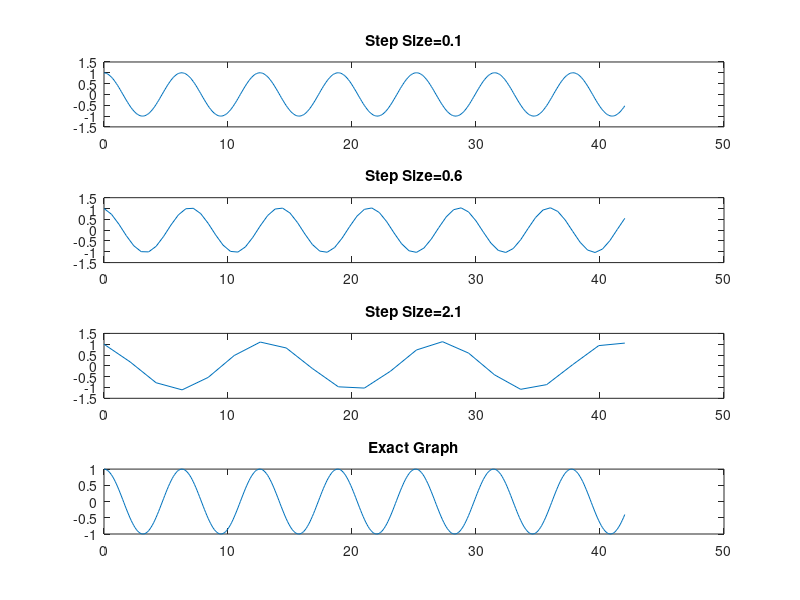

Here is the MATLAB script that generated this plot: (Note: this script raises an error after producing the figure.)
clear all;clc;
close all;
%%
% AKSHAY J_21105012
%%
%defining the grid
T=42;
step_size_array=[0.1,0.6,2.1];
%initial values
phi_1(1)=1;
phi_2(1)=1;
phi_3(1)=1;
u(1)=0;
%%
%Explicit Euler Calculation
N=T/1;
i=0;
 for t=0:0.1:N%actual analytic solution
    phi_exact(i+1)=cos(t);
    i=i+1;
 end
for i=step_size_array(1:end)
 N=T/i;
for t=1:N
    if i==step_size_array(1)
          phi_1(t+1)=(phi_1(t)+i.*u(t))./(1+i.^2);
          u(t+1)=u(t)-i.*phi_1(t);
    elseif i==step_size_array(2)
          phi_2(t+1)=(phi_2(t)+i.*u(t))./(1+i.^2);
          u(t+1)=u(t)-i.*phi_2(t);
    elseif i==step_size_array(3)
          phi_3(t+1)=(phi_3(t)+i.*u(t))./(1+i.^2);
          u(t+1)=u(t)-i.*phi_3(t);
    end
 
end
end
%%
%plotting of Implicit Euler
x1=0:step_size_array(1):42;
x2=0:step_size_array(2):42;
x3=0:step_size_array(3):42;
x=0:0.1:42;
subplot(4,1,1)
plot(x1,phi_1);
title('Step Size=0.1');
subplot(4,1,2)
plot(x2,phi_2);
title('Step Size=0.6');
subplot(4,1,3)
plot(x3,phi_3);
title('Step Size=2.1');
subplot(4,1,4)
plot(x,phi_exact);
title('Exact Graph');
suptitle('Implicit Subplot')
figure;
plot(x1,phi_1,'.',x2,phi_2,'--',x3,phi_3,'-.',x,phi_exact,'-')
legend('step size=0.1','step size=0.6','step size=2.1','exact graph')
title('Implicit Graph')

